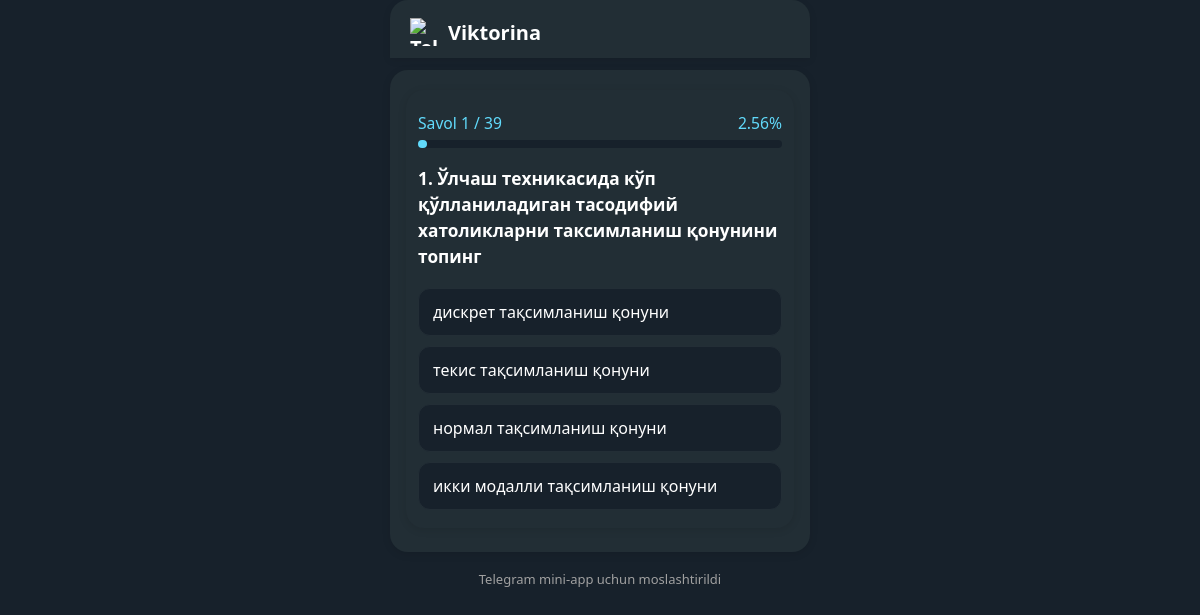
The page /quiz/3/question/0/ on the database its author committed.
### quiz/models.py (models this page shows, shortened)
class Question(models.Model):
    quiz = models.ForeignKey(Quiz, on_delete=models.CASCADE, related_name="questions")
    text = models.TextField()

class Answer(models.Model):
    question = models.ForeignKey(Question, on_delete=models.CASCADE, related_name="answers")
    text = models.CharField(max_length=500)
    is_correct = models.BooleanField(default=False)

### quiz/views.py (the view, shortened to what this page needs)
# urls.py: path("<int:quiz_id>/question/<int:question_index>/", views.quiz_question, name="quiz_question"),
def quiz_question(request, quiz_id, question_index):
    quiz = get_object_or_404(Quiz, id=quiz_id)
    questions = list(quiz.questions.all())
    total = len(questions)
    if question_index >= total:
        return redirect("quiz:quiz_finish", quiz_id=quiz.id)
    question = questions[question_index]
    answers = list(question.answers.all())
    random.shuffle(answers)  # Variantlar tasodifiy tartibda aralashtiriladi
    answered = request.session.get("answered", {})
    feedback = None
    progress = round(((question_index + 1) / total) * 100, 2)
    return render(request, "quiz_question.html", {
        "quiz": quiz,
        "question": question,
        "answers": answers,  # Aralashtirilgan variantlar
        "index": question_index,
        "total": total,
        "feedback": feedback,
        "progress": progress,
    })

### templates/quiz_question.html (shortened to what this page needs)
{% extends "base.html" %}
{% block content %}
<div style="background: var(--tg-theme-secondary-bg-color, #222e35); border-radius: 18px; box-shadow: 0 2px 8px 0 rgba(0,0,0,0.10); max-width: 420px; margin: 0 auto; padding: 22px 12px 18px 12px;">
  <div style="margin-bottom: 18px;">
    <div style="display: flex; justify-content: space-between; margin-bottom: 6px; font-size: 0.98rem; font-weight: 500; color: var(--tg-theme-link-color, #61dafb);">
      <span> Savol {{ index|add:1 }} / {{ total }} </span>
      <span> {{ progress }}% </span>
    </div>
    <div style="width: 100%; background: var(--tg-theme-bg-color, #17212b); border-radius: 8px; height: 8px;">
      <div style="background: var(--tg-theme-link-color, #61dafb); height: 8px; border-radius: 8px; width: {{ progress }}%; transition: width 0.5s;"></div>
    </div>
  </div>
  <div style="font-size: 1.08rem; font-weight: 600; margin-bottom: 18px; color: var(--tg-theme-text-color, #fff); line-height: 1.5;">
    {{ index|add:1 }}. {{ question.text }}
  </div>
  <form method="post" id="quiz-form" style="display: flex; flex-direction: column; gap: 10px;">
    {% for answer in answers %}
      {% if feedback %}
        {% if feedback.selected_id and answer.id == feedback.selected_id and not feedback.is_correct %}
          <div style="padding: 12px 14px; border-radius: 12px; background: #ffeded; color: #d32f2f; border: 1.5px solid #d32f2f; font-weight: 500; display: flex; align-items: center; gap: 8px;">
            ❌ {{ answer.text }}
            <span style="font-size: 0.85rem; color: #b0b0b0; margin-left: 6px;">(tanlagan javobingiz)</span>
          </div>
        {% elif answer.id == feedback.correct_id %}
          <div style="padding: 12px 14px; border-radius: 12px; background: #e6f9ed; color: #388e3c; border: 1.5px solid #388e3c; font-weight: 500; display: flex; align-items: center; gap: 8px;">
            ✅ {{ answer.text }}
            {% if feedback.selected_id == answer.id %}
              <span style="font-size: 0.85rem; color: #b0b0b0; margin-left: 6px;">(tanlagan javobingiz)</span>
            {% endif %}
          </div>
        {% else %}
          <div style="padding: 12px 14px; border-radius: 12px; background: var(--tg-theme-bg-color, #17212b); color: var(--tg-theme-hint-color, #a0a0a0); border: 1.5px solid #232e36; font-weight: 500;">{{ answer.text }}</div>
        {% endif %}
      {% else %}
        <label style="display: block; padding: 12px 14px; border-radius: 12px; background: var(--tg-theme-bg-color, #17212b); color: var(--tg-theme-text-color, #fff); border: 1.5px solid #232e36; font-weight: 500; cursor: pointer; transition: background 0.2s, border 0.2s; margin-bottom: 0;">
          <span style="font-size: 1rem;">{{ answer.text }}</span>
        </label>
      {% endif %}
    {% endfor %}
  </form>
</div>
{% endblock %}

### templates/base.html (style rules this page uses)
body { background: var(--tg-theme-bg-color, #17212b); color: var(--tg-theme-text-color, #fff); font-family: 'Segoe UI', 'Arial', sans-serif; margin: 0; min-height: 100vh; }

### rows shown on the page
Question: text "Ўлчаш техникасида кўп қўлланиладиган тасодифий хатоликларни таксимланиш қонунини топинг"
Answer: text "дискрет тақсимланиш қонуни"
Answer: text "текис тақсимланиш қонуни"
Answer: text "нормал тақсимланиш қонуни"
Answer: text "икки модалли тақсимланиш қонуни"

### other values the page prints
{{ index|add:1 }} "1"
{{ total }} "39"
{{ progress }} "2.56"
